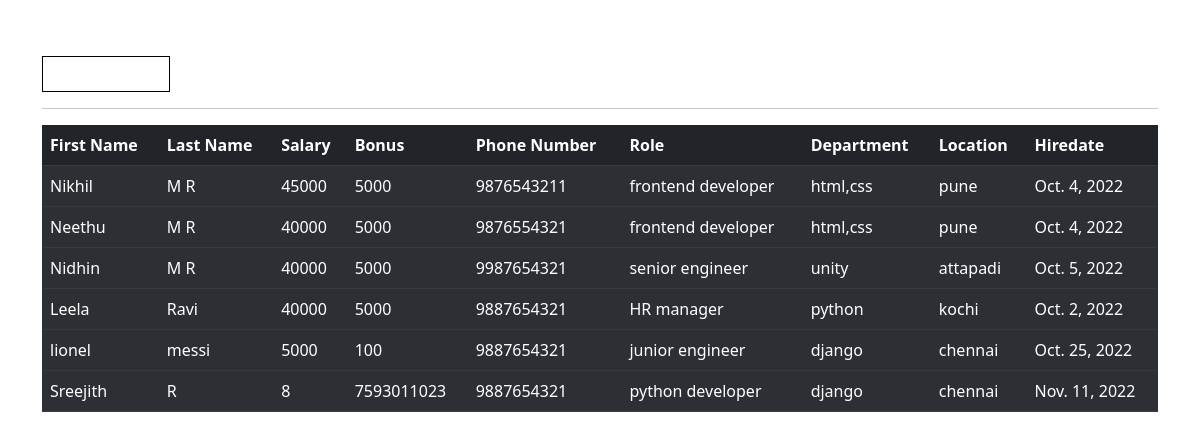
The page /all_emp on the database as committed earlier.
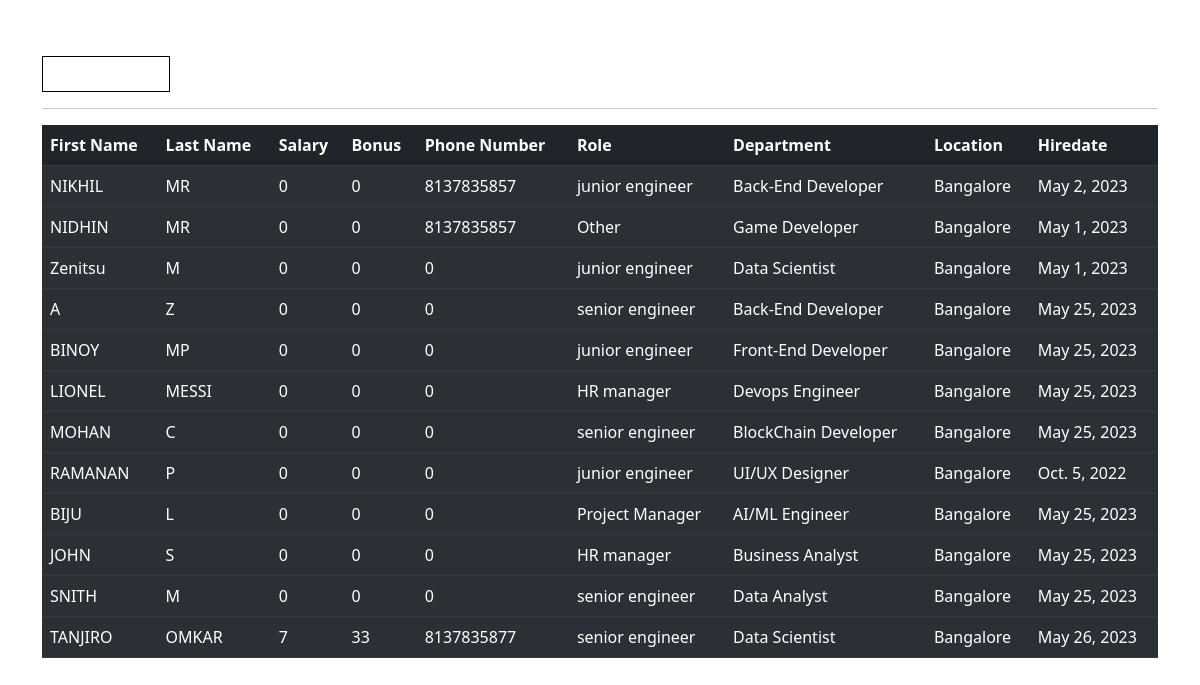
The same page on the database as committed later.
### employee/models.py (models this page shows, shortened)
class Employee(models.Model):
    first_name = models.CharField(max_length=100, null=False)
    last_name = models.CharField(max_length=100)
    dept = models.ForeignKey(Department, on_delete=models.CASCADE)
    salary = models.IntegerField(default=0)
    bonus = models.IntegerField(default=0)
    role = models.ForeignKey(Role, on_delete=models.CASCADE)
    phone = models.IntegerField(default=0)
    hire_date = models.DateField()

class Role(models.Model):
    name = models.CharField(max_length=100, null=False)

class Department(models.Model):
    name = models.CharField(max_length=100, null=False)
    location = models.CharField(max_length=100)

### employee/views.py (the view)
# urls.py: path('all_emp', views.all_emp, name='all_emp'),
def all_emp(request):
    emps = Employee.objects.all()
    return render(request, 'all_emp.html', {'emps': emps})

### templates/all_emp.html (shortened to what this page needs)
{% load static %}
<!doctype html>
<html lang="en">
  <head>
    <link href="https://cdn.jsdelivr.net/npm/bootstrap@5.2.2/dist/css/bootstrap.min.css" rel="stylesheet">
  </head>
  <body  style="background-image: url('{% static "pic.jpeg" %}');background-repeat: no-repeat;
             background-size: cover; -webkit-backdrop-filter: blur(5px);
             backdrop-filter: blur(5px); height:850px;">
    <div class="container">
      <h1><b style="color:white;">View All Employee Details</b></h1>
        <a href="filter_emp" style="border: 1px solid #000; padding: 5px; display: inline-block; text-decoration:none; color:white;">
</a>
      <hr>
      <table class="table table-dark table-striped">
        <thead>
          <tr>
            <th scope="col">First Name</th>
            <th scope="col">Last Name</th>
            <th scope="col">Salary</th>
            <th scope="col">Bonus</th>
            <th scope="col">Phone Number</th>
            <th scope="col">Role</th>
            <th scope="col">Department</th>
            <th scope="col">Location</th>
            <th scope="col">Hiredate</th>
          </tr>
        </thead>
            {% for emp in emps %}
        <tbody>
          <tr>
            <td>{{emp.first_name}}</td>
            <td>{{emp.last_name}}</td>
            <td>{{emp.salary}}</td>
            <td>{{emp.bonus}}</td>
            <td>{{emp.phone}}</td>
            <td>{{emp.role.name}}</td>
            <td>{{emp.dept.name}}</td>
            <td>{{emp.dept.location}}</td>
            <td>{{emp.hire_date}}</td>
          </tr>
        </tbody>
            {% endfor %}
      </table>
    </div>
  </body>
</html>

Rows that differ between the two databases and show on the page:
removed Employee: first_name "Nikhil", last_name "M R", salary "45000", bonus "5000", phone "9876543211", role.name "frontend developer", dept.name "html,css", dept.location "pune", hire_date "Oct. 4, 2022"
removed Employee: first_name "Neethu", last_name "M R", salary "40000", bonus "5000", phone "9876554321", role.name "frontend developer", dept.name "html,css", dept.location "pune", hire_date "Oct. 4, 2022"
removed Employee: first_name "Nidhin", last_name "M R", salary "40000", bonus "5000", phone "9987654321", role.name "senior engineer", dept.name "unity", dept.location "attapadi", hire_date "Oct. 5, 2022"
removed Employee: first_name "Leela", last_name "Ravi", salary "40000", bonus "5000", phone "9887654321", role.name "HR manager", dept.name "python", dept.location "kochi", hire_date "Oct. 2, 2022"
removed Employee: first_name "lionel", last_name "messi", salary "5000", bonus "100", phone "9887654321", role.name "junior engineer", dept.name "django", dept.location "chennai", hire_date "Oct. 25, 2022"
removed Employee: first_name "Sreejith", last_name "R", salary "8", bonus "7593011023", phone "9887654321", role.name "python developer", dept.name "django", dept.location "chennai", hire_date "Nov. 11, 2022"
added Employee: first_name "NIKHIL", last_name "MR", salary "0", bonus "0", phone "8137835857", role.name "junior engineer", dept.name "Back-End Developer", dept.location "Bangalore", hire_date "May 2, 2023"
added Employee: first_name "NIDHIN", last_name "MR", salary "0", bonus "0", phone "8137835857", role.name "Other", dept.name "Game Developer", dept.location "Bangalore", hire_date "May 1, 2023"
added Employee: first_name "Zenitsu", last_name "M", salary "0", bonus "0", phone "0", role.name "junior engineer", dept.name "Data Scientist", dept.location "Bangalore", hire_date "May 1, 2023"
added Employee: first_name "A", last_name "Z", salary "0", bonus "0", phone "0", role.name "senior engineer", dept.name "Back-End Developer", dept.location "Bangalore", hire_date "May 25, 2023"
added Employee: first_name "BINOY", last_name "MP", salary "0", bonus "0", phone "0", role.name "junior engineer", dept.name "Front-End Developer", dept.location "Bangalore", hire_date "May 25, 2023"
added Employee: first_name "LIONEL", last_name "MESSI", salary "0", bonus "0", phone "0", role.name "HR manager", dept.name "Devops Engineer", dept.location "Bangalore", hire_date "May 25, 2023"
added Employee: first_name "MOHAN", last_name "C", salary "0", bonus "0", phone "0", role.name "senior engineer", dept.name "BlockChain Developer", dept.location "Bangalore", hire_date "May 25, 2023"
added Employee: first_name "RAMANAN", last_name "P", salary "0", bonus "0", phone "0", role.name "junior engineer", dept.name "UI/UX Designer", dept.location "Bangalore", hire_date "Oct. 5, 2022"
added Employee: first_name "BIJU", last_name "L", salary "0", bonus "0", phone "0", role.name "Project Manager", dept.name "AI/ML Engineer", dept.location "Bangalore", hire_date "May 25, 2023"
added Employee: first_name "JOHN", last_name "S", salary "0", bonus "0", phone "0", role.name "HR manager", dept.name "Business Analyst", dept.location "Bangalore", hire_date "May 25, 2023"
added Employee: first_name "SNITH", last_name "M", salary "0", bonus "0", phone "0", role.name "senior engineer", dept.name "Data Analyst", dept.location "Bangalore", hire_date "May 25, 2023"
added Employee: first_name "TANJIRO", last_name "OMKAR", salary "7", bonus "33", phone "8137835877", role.name "senior engineer", dept.name "Data Scientist", dept.location "Bangalore", hire_date "May 26, 2023"
